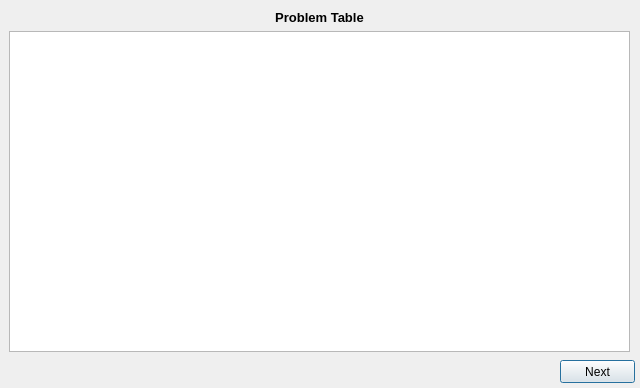
<?xml version="1.0" encoding="UTF-8"?>
<ui version="4.0">
 <class>ProblemTable</class>
 <widget class="QDialog" name="ProblemTable">
  <property name="geometry">
   <rect>
    <x>0</x>
    <y>0</y>
    <width>640</width>
    <height>388</height>
   </rect>
  </property>
  <property name="windowTitle">
   <string>Problem Table</string>
  </property>
  <widget class="QLabel" name="label">
   <property name="geometry">
    <rect>
     <x>9</x>
     <y>9</y>
     <width>621</width>
     <height>16</height>
    </rect>
   </property>
   <property name="font">
    <font>
     <pointsize>10</pointsize>
     <weight>75</weight>
     <bold>true</bold>
    </font>
   </property>
   <property name="text">
    <string>Problem Table</string>
   </property>
   <property name="alignment">
    <set>Qt::AlignCenter</set>
   </property>
  </widget>
  <widget class="QGraphicsView" name="graphicsView">
   <property name="geometry">
    <rect>
     <x>9</x>
     <y>31</y>
     <width>621</width>
     <height>321</height>
    </rect>
   </property>
  </widget>
  <widget class="QPushButton" name="pushButton">
   <property name="geometry">
    <rect>
     <x>560</x>
     <y>360</y>
     <width>75</width>
     <height>23</height>
    </rect>
   </property>
   <property name="text">
    <string>Next</string>
   </property>
  </widget>
 </widget>
 <resources/>
 <connections>
  <connection>
   <sender>pushButton</sender>
   <signal>clicked()</signal>
   <receiver>ProblemTable</receiver>
   <slot>close()</slot>
   <hints>
    <hint type="sourcelabel">
     <x>583</x>
     <y>372</y>
    </hint>
    <hint type="destinationlabel">
     <x>478</x>
     <y>372</y>
    </hint>
   </hints>
  </connection>
 </connections>
</ui>
